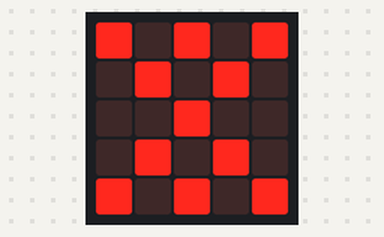
Bench run of a program on a simulated BBC micro:bit running MicroPython. Shown: the board's 5×5 LED display.

Above: at 0.1 s.
At 0.6 s:
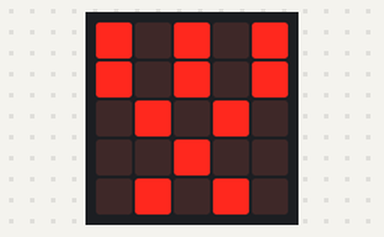
At 1.1 s:
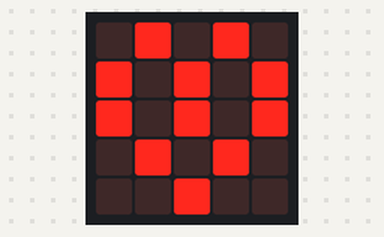
At 1.6 s:
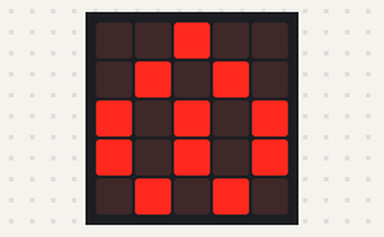
At 2.1 s:
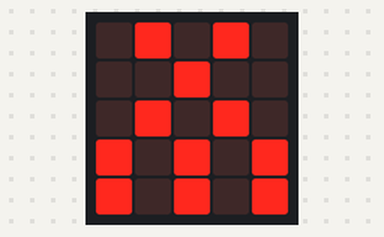

Measured:
- by itself, everything shown: repeats every 2.5 s, in 5 steps
- what the display in image 1 shows lasts 0.5 s, from 0.5 s to 1.0 s

The program:

tarea4.py
```python
from microbit import *

dibujo1 = Image("90909:09090:00900:09090:90909")
dibujo2 = Image("90909:90909:09090:00900:09090")
dibujo3 = Image("09090:90909:90909:09090:00900")
dibujo4 = Image("00900:09090:90909:90909:09090")
dibujo5 = Image("09090:00900:09090:90909:90909")

while True:
    display.show(dibujo1)
    sleep(500)
    display.show(dibujo2)
    sleep(500)
    display.show(dibujo3)
    sleep(500)
    display.show(dibujo4)
    sleep(500)
    display.show(dibujo5)
    sleep(500)
```
